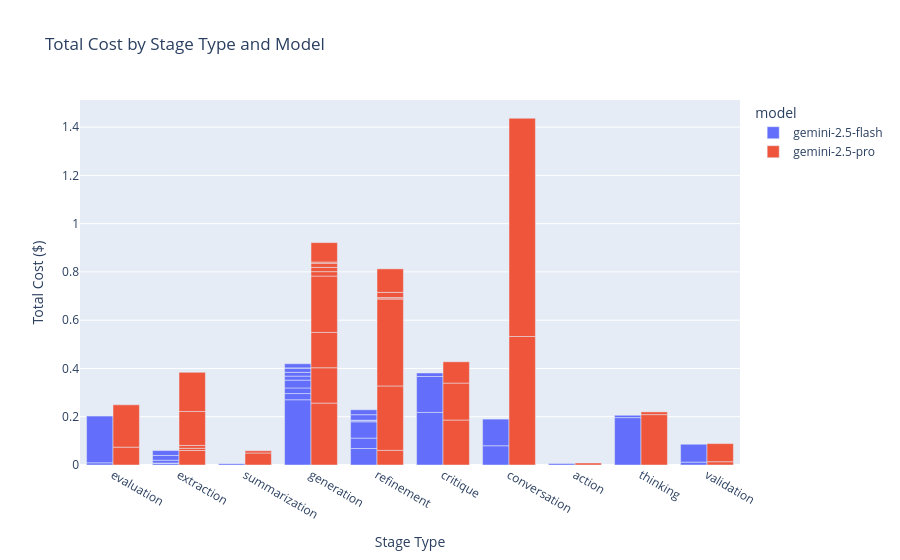

The code cell stored with this chart in its notebook:
### Code cell
# Cost by stage type visualization
cost_by_stage = get_cost_by_stage_type()

if not cost_by_stage.empty:
    fig = px.bar(
        cost_by_stage,
        x='stage_type',
        y='total_cost',
        color='model',
        barmode='group',
        title='Total Cost by Stage Type and Model',
        labels={'total_cost': 'Total Cost ($)', 'stage_type': 'Stage Type'}
    )
    fig.show()

### Figure 1 — Plotly figure (JSON) as saved in the notebook; plotly's stock layout.template omitted (floating-point values rounded to 4 significant figures)
{"data": [{"alignmentgroup": "True", "hovertemplate": "model=gemini-2.5-flash<br>Stage Type=%{x}<br>Total Cost ($)=%{y}<extra></extra>", "legendgroup": "gemini-2.5-flash", "marker": {"color": "#636efa", "pattern": {"shape": ""}}, "name": "gemini-2.5-flash", "offsetgroup": "gemini-2.5-flash", "orientation": "v", "showlegend": true, "textposition": "auto", "type": "bar", "x": ["evaluation", "extraction", "summarization", "extraction", "summarization", "extraction", "generation", "refinement", "critique", "generation", "refinement", "extraction", "generation", "evaluation", "extraction", "generation", "refinement", "conversation", "conversation", "action", "thinking", "thinking", "generation", "refinement", "validation", "generation", "refinement", "validation", "critique", "generation", "refinement", "generation", "critique", "generation", "refinement"], "xaxis": "x", "y": [0.009118, 0.007337, 0.005931, 0.000966, 0.001085, 0.01137, 0.2703, 0.0685, 0.2179, 0.02576, 0.04296, 0.01999, 0.02311, 0.1935, 0.02019, 0.03248, 0.06751, 0.07974, 0.1104, 0.006113, 0.1964, 0.009622, 0.01672, 0.004425, 0.01198, 0.0156, 0.002303, 0.07406, 0.149, 0.01784, 0.02278, 0.000602, 0.01443, 0.01716, 0.02043], "yaxis": "y"}, {"alignmentgroup": "True", "hovertemplate": "model=gemini-2.5-pro<br>Stage Type=%{x}<br>Total Cost ($)=%{y}<extra></extra>", "legendgroup": "gemini-2.5-pro", "marker": {"color": "#EF553B", "pattern": {"shape": ""}}, "name": "gemini-2.5-pro", "offsetgroup": "gemini-2.5-pro", "orientation": "v", "showlegend": true, "textposition": "auto", "type": "bar", "x": ["evaluation", "extraction", "summarization", "extraction", "summarization", "extraction", "generation", "refinement", "critique", "generation", "refinement", "extraction", "generation", "evaluation", "extraction", "generation", "refinement", "conversation", "conversation", "action", "thinking", "thinking", "generation", "refinement", "validation", "generation", "refinement", "validation", "critique", "generation", "refinement", "generation", "critique", "generation", "refinement"], "xaxis": "x", "y": [0.07397, 0.06008, 0.04977, 0.009165, 0.009294, 0.01186, 0.2565, 0.06052, 0.1863, 0.1464, 0.2671, 0.1407, 0.1464, 0.1753, 0.1622, 0.2336, 0.3598, 0.5325, 0.9043, 0.008287, 0.2088, 0.01134, 0.01826, 0.005195, 0.01355, 0.0177, 0.001068, 0.07517, 0.153, 0.01706, 0.02163, 0.004994, 0.08838, 0.0806, 0.09747], "yaxis": "y"}], "layout": {"barmode": "group", "legend": {"title": {"text": "model"}, "tracegroupgap": 0}, "title": {"text": "Total Cost by Stage Type and Model"}, "xaxis": {"anchor": "y", "domain": [0, 1], "title": {"text": "Stage Type"}}, "yaxis": {"anchor": "x", "domain": [0, 1], "title": {"text": "Total Cost ($)"}}}}
